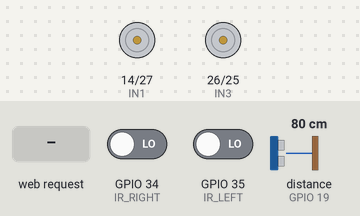
A sketch run on a simulated ESP32. Shown: motor-driver pin pairs drawn as motors (green arrow = first pin HIGH = forward, orange = second pin HIGH = backward, longer = more drive). Inputs (shaded band) come from the test bench; at power-on: distance to the obstacle (sensor on GPIO 19) 80 cm, GPIO 34 (IR_RIGHT) LOW, GPIO 35 (IR_LEFT) LOW. The echo pulse lasts 58.3 µs per cm; what the sketch prints to the serial monitor is not drawn.

Above: at 1.2 s.
1.3 s: HTTP request GET /rack1 received
2.8 s: distance to the obstacle (sensor on GPIO 19) set to 2 cm
At 3.3 s:
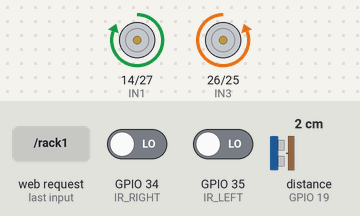
5.0 s: GPIO 34 (IR_RIGHT) driven HIGH
At 5.9 s:
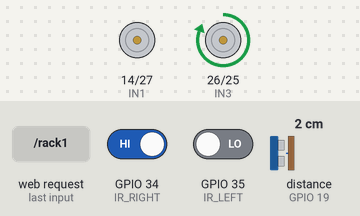
6.5 s: GPIO 35 (IR_LEFT) driven HIGH
At 7.3 s:
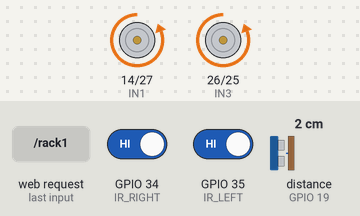
8.0 s: GPIO 34 (IR_RIGHT) driven LOW
At 9.1 s:
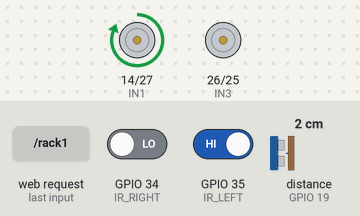
9.5 s: GPIO 35 (IR_LEFT) driven LOW
At 10.9 s:
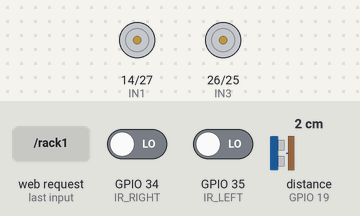
Timing chart, 0 to 12.0 s (numbered marks = the images above; inputs shaded):
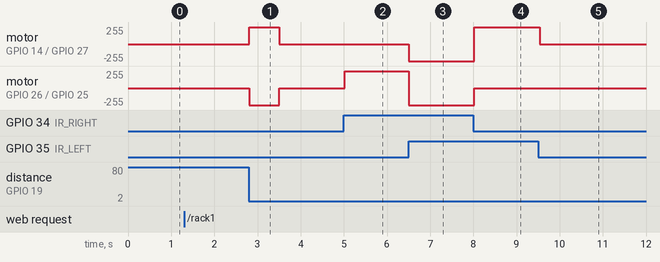

The sketch:

Warehouse_Robot.ino
```cpp
#include <WiFi.h>
#include <WebServer.h>

//WIFI
const char* ssid = "WAREHOUSE_ROBOT";
const char* password = "12345678";
WebServer server(80);
// IR
#define IR_LEFT   35
#define IR_RIGHT  34

//ultrasonic
#define TRIG 18
#define ECHO 19
#define RACK_DISTANCE 12   // cm

//MOTORS
#define IN1 14
#define IN2 27
#define IN3 26
#define IN4 25


int targetRack = 0;
int rackCount = 0;
bool rackLock = false;

unsigned long waitStartTime = 0;
bool waitingDone = false;


enum RobotState {
  FORWARD_RUN,
  WAIT_AT_RACK,
  RETURN_RUN,
  STOPPED
};

RobotState state = STOPPED;


void setup() {
  Serial.begin(9600);

  pinMode(IR_LEFT, INPUT);
  pinMode(IR_RIGHT, INPUT);
  pinMode(TRIG, OUTPUT);
  pinMode(ECHO, INPUT);

  pinMode(IN1, OUTPUT);
  pinMode(IN2, OUTPUT);
  pinMode(IN3, OUTPUT);
  pinMode(IN4, OUTPUT);

  stopRobot();

  WiFi.softAP(ssid, password);
  Serial.println(WiFi.softAPIP());

  server.on("/rack1", [](){ startMission(1); server.send(200,"text/plain","Rack 1"); });
  server.on("/rack2", [](){ startMission(2); server.send(200,"text/plain","Rack 2"); });
  server.on("/rack3", [](){ startMission(3); server.send(200,"text/plain","Rack 3"); });
  server.on("/stop",  [](){ stopRobot(); state = STOPPED; server.send(200,"text/plain","Stopped"); });

  server.begin();
}

//LOOP
void loop() {
  server.handleClient();
  if (state == STOPPED) return;

  int L = digitalRead(IR_LEFT);
  int R = digitalRead(IR_RIGHT);
  int d = getDistance();

  Serial.print("L=");
  Serial.print(L);
  Serial.print(" R=");
  Serial.print(R);
  Serial.print(" D=");
  Serial.print(d);
  Serial.print(" Rack=");
  Serial.print(rackCount);
  Serial.print(" State=");
  Serial.println(state);

  /* ===== LINE FOLLOW ===== */
  if (state == FORWARD_RUN || state == RETURN_RUN) {
    if (L == 1 && R == 1) forward();
    else if (L == 1 && R == 0) turnLeft();
    else if (L == 0 && R == 1) turnRight();
    else stopRobot();
  }

  /* ===== RACK DETECTION ===== */
  if (d > 0 && d < RACK_DISTANCE) {
    if (!rackLock) {
      rackLock = true;

      if (state == FORWARD_RUN) rackCount++;
      else if (state == RETURN_RUN) rackCount--;

      Serial.print("RACK UPDATED → ");
      Serial.println(rackCount);
    }
  } else if (d > RACK_DISTANCE + 5) {
    rackLock = false;
  }

  // TARGET RACK REACHED
  if (state == FORWARD_RUN && rackCount == targetRack) {
    stopRobot();

    if (targetRack == 2) {
      waitStartTime = millis();
      waitingDone = false;
      state = WAIT_AT_RACK;
      Serial.println("WAITING 10 SECONDS AT RACK 2");
    } else {
      rotate180();
      state = RETURN_RUN;
    }
  }

  /* ===== WAIT AT RACK 2 ===== */
  if (state == WAIT_AT_RACK) {
    stopRobot();

    if (!waitingDone && millis() - waitStartTime >= 10000) {
      waitingDone = true;
      rotate180();
      state = RETURN_RUN;
      Serial.println("WAIT COMPLETE – RETURNING HOME");
    }
  }

  /* ===== HOME REACHED ===== */
  if (state == RETURN_RUN && rackCount == 0) {
    stopRobot();
    state = STOPPED;
    Serial.println("HOME REACHED – MISSION COMPLETE");
  }

  delay(40);
}

/* ================= FUNCTIONS ================= */

void startMission(int rack) {
  targetRack = rack;
  rackCount = 0;
  rackLock = false;
  waitingDone = false;
  state = FORWARD_RUN;

  Serial.print("MISSION STARTED → RACK ");
  Serial.println(targetRack);
}

int getDistance() {
  digitalWrite(TRIG, LOW);
  delayMicroseconds(2);
  digitalWrite(TRIG, HIGH);
  delayMicroseconds(10);
  digitalWrite(TRIG, LOW);

  long duration = pulseIn(ECHO, HIGH, 30000);
  if (duration == 0) return -1;

  return duration * 0.034 / 2;
}

/* ===== MOTION ===== */

void rotate180() {
  Serial.println("TURNING 180 DEGREE");

  digitalWrite(IN1, HIGH);
  digitalWrite(IN2, LOW);
  digitalWrite(IN3, LOW);
  digitalWrite(IN4, HIGH);

  delay(700);   // calibrate once
  stopRobot();
}

void forward() {
  digitalWrite(IN1, LOW);
  digitalWrite(IN2, HIGH);
  digitalWrite(IN3, LOW);
  digitalWrite(IN4, HIGH);
}

void turnLeft() {
  digitalWrite(IN1, HIGH);
  digitalWrite(IN2, LOW);
  digitalWrite(IN3, LOW);
  digitalWrite(IN4, LOW);
}

void turnRight() {
  digitalWrite(IN1, LOW);
  digitalWrite(IN2, LOW);
  digitalWrite(IN3, HIGH);
  digitalWrite(IN4, LOW);
}

void stopRobot() {
  digitalWrite(IN1, LOW);
  digitalWrite(IN2, LOW);
  digitalWrite(IN3, LOW);
  digitalWrite(IN4, LOW);
}
```

Measured:
- after the input at 1.3 s, every drawn part: stays the same
- after the input at 2.8 s, motor on GPIO 14 (IN1) / GPIO 27 (IN2): stopped → forward 255/255 at once, → stopped 0.70 s later; motor on GPIO 26 (IN3) / GPIO 25 (IN4): stopped → backward 255/255 at once, → stopped 0.70 s later
- after the input at 5.0 s, motor on GPIO 26 (IN3) / GPIO 25 (IN4): stopped → forward 255/255 at once
- after the input at 6.5 s, motor on GPIO 14 (IN1) / GPIO 27 (IN2): stopped → backward 255/255 at once; motor on GPIO 26 (IN3) / GPIO 25 (IN4): forward 255/255 → backward 255/255 at once
- after the input at 8.0 s, motor on GPIO 14 (IN1) / GPIO 27 (IN2): backward 255/255 → forward 255/255 at once; motor on GPIO 26 (IN3) / GPIO 25 (IN4): backward 255/255 → stopped at once
- after the input at 9.5 s, motor on GPIO 14 (IN1) / GPIO 27 (IN2): forward 255/255 → stopped at once
